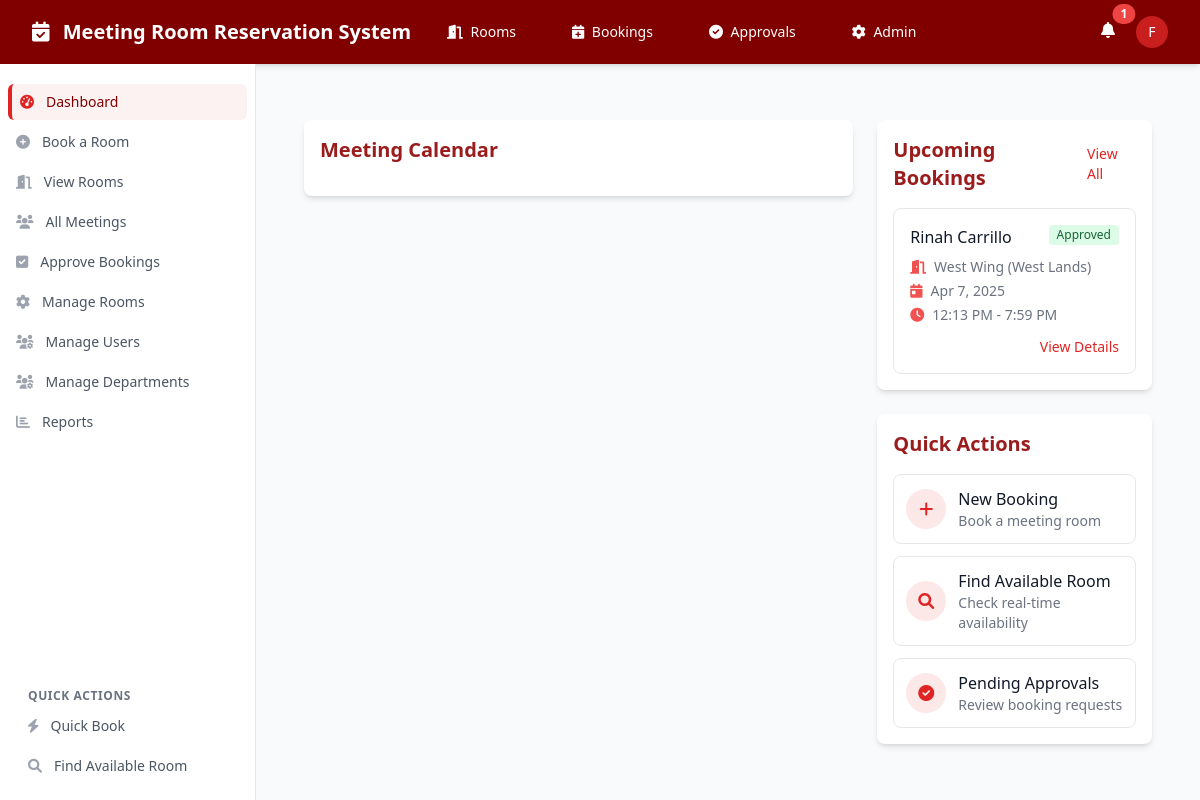
The page /dashboard.php (signed in) on the database as committed earlier.
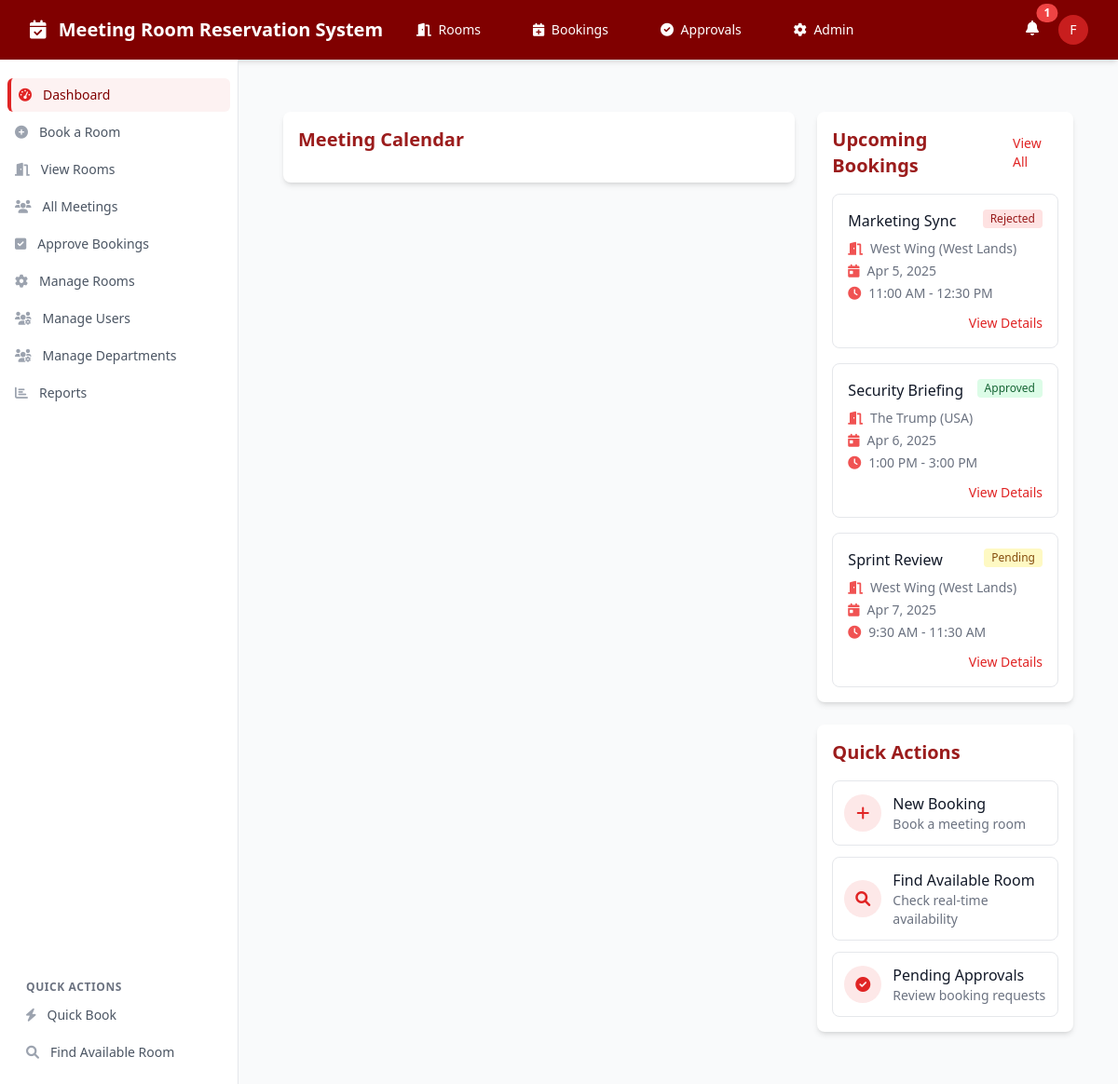
The same page on the database as committed later.
### tables this page shows
CREATE TABLE bookings (
    booking_id INTEGER PRIMARY KEY AUTOINCREMENT,
    room_id INTEGER NOT NULL,
    user_id INTEGER NOT NULL,
    event_name TEXT NOT NULL,
    start_time DATETIME NOT NULL,
    end_time DATETIME NOT NULL,
    attendees_count INTEGER NOT NULL,
    status TEXT DEFAULT 'Pending', -- Pending, Approved, Rejected, Cancelled, Completed
    approver_id INTEGER,
    approval_notes TEXT,
    google_calendar_event_id TEXT, -- For calendar integration
    created_at DATETIME DEFAULT CURRENT_TIMESTAMP,
    FOREIGN KEY (room_id) REFERENCES boardrooms(room_id),
    FOREIGN KEY (user_id) REFERENCES users(user_id),
    FOREIGN KEY (approver_id) REFERENCES users(user_id)
);

CREATE TABLE boardrooms (
    room_id INTEGER PRIMARY KEY AUTOINCREMENT,
    room_name TEXT NOT NULL UNIQUE,
    capacity INTEGER NOT NULL,
    location TEXT NOT NULL,
    amenities TEXT, -- JSON string of available amenities
    is_active BOOLEAN DEFAULT TRUE,
    thumbnail_url TEXT -- URL for room image
);

### dashboard.php (the view, shortened to what the changed rows need)
<?php
require_once 'includes/header.php';
?>
   <div class="container mx-auto px-4 py-8">
    <div class="flex flex-col lg:flex-row gap-6">
        <div class="lg:w-2/3">
            <div class="bg-white rounded-lg shadow-md p-4">
                <h2 class="text-xl font-semibold text-maroon-800 mb-4">Meeting Calendar</h2>
            </div>
        </div>
        <div class="lg:w-1/3">
            <div class="bg-white rounded-lg shadow-md p-4">
                <div class="flex justify-between items-center mb-4">
                    <h2 class="text-xl font-semibold text-maroon-800">Upcoming Bookings</h2>
                </div>
                <div class="space-y-4">
                    <?php
                    $upcoming_bookings = $db->prepare("
                        SELECT b.booking_id, b.event_name, b.start_time, b.end_time, b.status,
                        r.room_name, r.location
                        FROM bookings b
                        JOIN boardrooms r ON b.room_id = r.room_id AND b.start_time >= DATETIME('now')
                        ORDER BY b.start_time ASC
                        LIMIT 3
                    ");
                    $upcoming_bookings->execute();
                    $bookings = $upcoming_bookings->fetchAll(PDO::FETCH_ASSOC);
                    if (count($bookings) > 0):
                        foreach ($bookings as $booking):
                            $start_date = new DateTime($booking['start_time']);
                            $end_date = new DateTime($booking['end_time']);
                    ?>
                    <div class="border border-gray-200 rounded-lg p-4 hover:border-maroon-300 transition-colors">
                        <div class="flex justify-between items-start">
                            <h3 class="font-medium text-gray-900"><?= htmlspecialchars($booking['event_name']) ?></h3>
                            <span class="inline-flex items-center px-2 py-0.5 rounded text-xs font-medium
                                <?= $booking['status'] == 'Approved' ? 'bg-green-100 text-green-800' : '' ?>
                                <?= $booking['status'] == 'Pending' ? 'bg-yellow-100 text-yellow-800' : '' ?>
                                <?= $booking['status'] == 'Rejected' ? 'bg-red-100 text-red-800' : '' ?>">
                                <?= $booking['status'] ?>
                            </span>
                        </div>
                        <div class="mt-2 flex items-center text-sm text-gray-500">
                            <i class="fas fa-door-open text-maroon-500 mr-2"></i>
                            <?= htmlspecialchars($booking['room_name']) ?> (<?= htmlspecialchars($booking['location']) ?>)
                        </div>
                        <div class="mt-1 flex items-center text-sm text-gray-500">
                            <i class="fas fa-calendar-day text-maroon-500 mr-2"></i>
                            <?= $start_date->format('M j, Y') ?>
                        </div>
                        <div class="mt-1 flex items-center text-sm text-gray-500">
                            <i class="fas fa-clock text-maroon-500 mr-2"></i>
                            <?= $start_date->format('g:i A') ?> - <?= $end_date->format('g:i A') ?>
                        </div>
                        <div class="mt-3 flex justify-end">
                            <a href="booking_details.php?id=<?= $booking['booking_id'] ?>" class="text-sm text-maroon-600 hover:text-maroon-800 font-medium">
                                View Details
                            </a>
                        </div>
                    </div>
                    <?php
                        endforeach;
                    endif; ?>
                </div>
            </div>
            <div class="bg-white rounded-lg shadow-md p-4 mt-6">
                <h2 class="text-xl font-semibold text-maroon-800 mb-4">Quick Actions</h2>
            </div>
        </div>
    </div>
</div>
<link href="https://cdn.jsdelivr.net/npm/fullcalendar@5.10.1/main.min.css" rel="stylesheet">
</body>
</html>

Rows that differ between the two databases and show on the page:
no longer on this page (row unchanged): bookings: event_name "Rinah Carrillo", status "Approved", room.room_name "West Wing", room.location "West Lands", start_time "Apr 7, 2025", start_time "12:13 PM", end_time "7:59 PM"
added bookings: event_name "Marketing Sync", status "Rejected", room.room_name "West Wing", room.location "West Lands", start_time "Apr 5, 2025", start_time "11:00 AM", end_time "12:30 PM"
added bookings: event_name "Security Briefing", status "Approved", room.room_name "The Trump", room.location "USA", start_time "Apr 6, 2025", start_time "1:00 PM", end_time "3:00 PM"
added bookings: event_name "Sprint Review", status "Pending", room.room_name "West Wing", room.location "West Lands", start_time "Apr 7, 2025", start_time "9:30 AM", end_time "11:30 AM"
